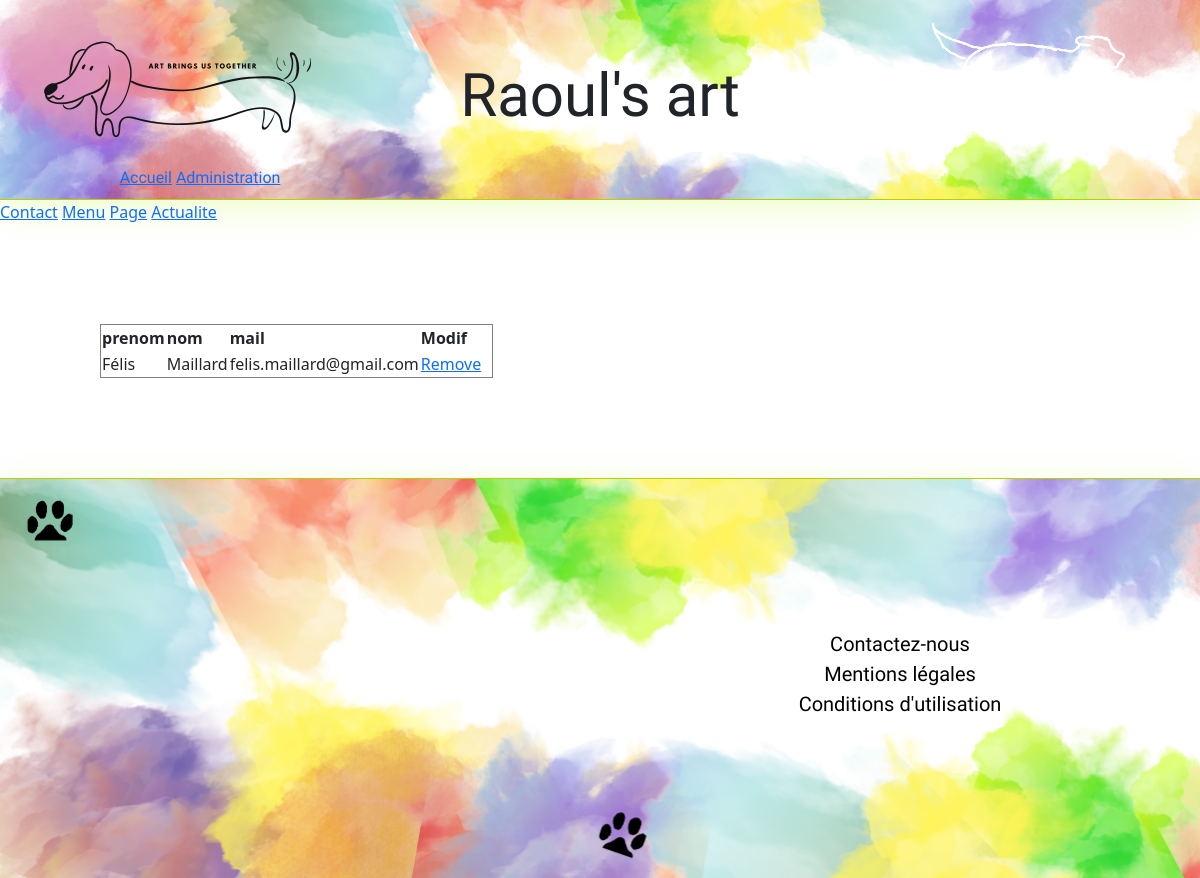
Page /pages/administration.php?contact=1 on the committed database.
### tables this page shows
CREATE TABLE IF NOT EXISTS `contact` (
  `id_client` int NOT NULL AUTO_INCREMENT,
  `prenom` varchar(255) NOT NULL,
  `nom` varchar(255) NOT NULL,
  `mail` varchar(255) NOT NULL,
  PRIMARY KEY (`id_client`)
);

### classes/classSQL.php (called while the page is built, shortened)
<?php
class SQL{
    public static function connexionBDD(){
        $host = '127.0.0.1';
        $db = 'raoulactu';
        $user = 'root';
        $pass = '';
        $port = 3306;
        $charset = 'utf8mb4' ;
        $dsn = "mysql:host=$host;dbname=$db;charset=$charset;port=$port";
        $pdo = new PDO($dsn,$user,$pass);
        return $pdo;
    }
    public static function afficherBase($sql){
        $pdo = SQL::connexionBDD();
        $temp = $pdo->prepare($sql);
        $temp->execute();
        return $temp->fetchAll(PDO::FETCH_ASSOC);
    }
}
?>

### classes/classContact.php (called while the page is built, shortened)
<?php
require_once ('classSQL.php');
class Contact extends SQL{
    public $nom;
    public $prenom;
    public $mail;
    public function __construct(array $data) {
        $this->nom = $data['nom'];
        $this->prenom = $data['prenom'];
        $this->mail = $data['mail'];
    }
    public static function getcontact():array{
        $sql = "SELECT * FROM contact ORDER BY id_client";
        return SQL::afficherBase($sql);
    }
    public function getNom():string
    {
        return $this->nom;
    }
    public function getPrenom():string
    {
        return $this->prenom;
    }
    public function getMail():string
    {
        return $this->mail;
    }
}
?>

### pages/administration.php (the view, shortened to what this page needs)
<?php
require_once('../classes/classContact.php');
require_once('../classes/classMenu.php');
require_once('../classes/classSQL.php');
?>
<!doctype html>
<html lang="en">
    <head>
        <link
            href="https://cdn.jsdelivr.net/npm/bootstrap@5.3.2/dist/css/bootstrap.min.css"
            rel="stylesheet"
        />
        <link rel="stylesheet" href="../css/style.css">
    </head>
    <body>
        <header>
            <?php
            include("../includes/header.php");
            ?>
        </header>
        <main>
            <div class="container-admin">
                <a href="administration.php?contact=1">Contact</a>
                <a href="administration.php?menu=1">Menu</a>
                <a href="administration.php?page=1">Page</a>
                <a href="administration.php?actualite=1">Actualite</a>
            </div>
            <?php
            if (isset($_GET['contact'])) {
                $contact = $_GET['contact'];
                if ($contact == 1) {
                    echo '<div class="tab-admin">
                    <table border="1px">
                    <tr><th>prenom</th><th>nom</th><th>mail</th><th>Modif</th></tr>';
                    $resultats = contact::getContact();
                    for ($i=0;$i < count($resultats);$i++) {
                        $contact = new contact($resultats[$i]);
            ?>
                        <tr><td><?= $contact->getPrenom() ?></td><td><?= $contact->getNom() ?></td><td><?=$contact->getMail()?></td><td><a href="suppr.php?mail=<?= $contact->getMail() ?>&contact=1">Remove</a></td></tr>
            <?php
                            }
            ?>
                        </table>
                    </div>
            <?php
                }}
            ?>
        </main>
        <footer>
            <?php
            include("../includes/footer.php");
            ?>
        </footer>
    </body>
</html>

### css/style.css (style rules this page uses)
body { margin: 0; }
.tab-admin { padding: 100px; }
.tab-admin a { margin-right: 10px; }

### rows in the picture
contact: prenom "Félis", nom "Maillard", mail "felis.maillard@gmail.com"
